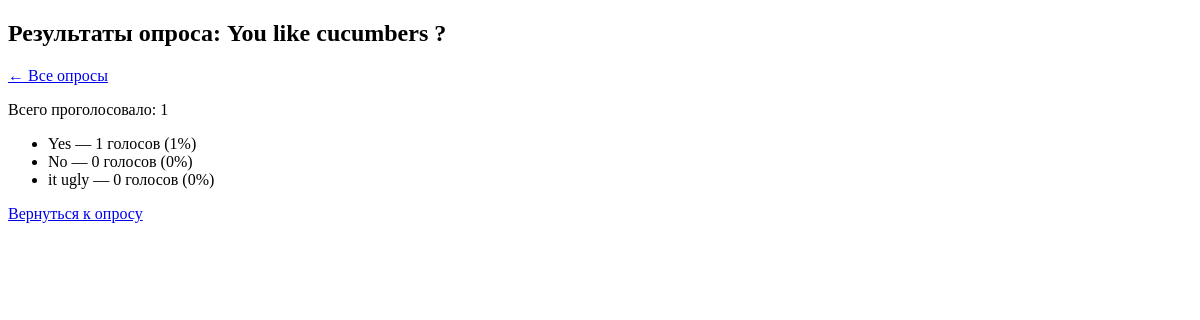
The page /polls/9/results/ on the database as committed earlier.
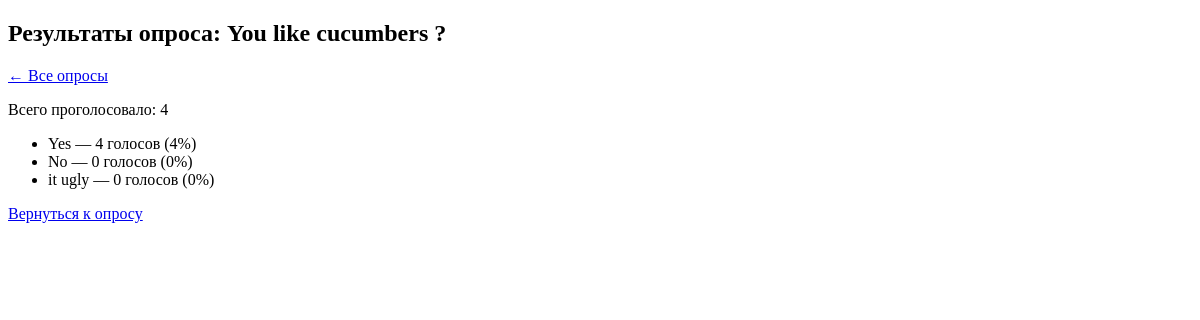
The same page on the database as committed later.
### polls/models.py (models this page shows, shortened)
class Question(models.Model):
    question_text = models.CharField(max_length=200)
    pub_date = models.DateTimeField('date published', default=timezone.now)
    expires_at = models.DateTimeField('Время окончания', null=True, blank=True)
    def total_votes(self):
        return sum(choice.votes for choice in self.choice_set.all())

class Choice(models.Model):
    question = models.ForeignKey(Question, on_delete=models.CASCADE)
    choice_text = models.CharField(max_length=200)
    votes = models.IntegerField(default=0)

### polls/views.py (the view)
# urls.py: path('<int:pk>/results/', views.ResultsView.as_view(), name='results'),
class ResultsView(generic.DetailView):
    model = Question
    template_name = 'polls/results.html'

### polls/templates/polls/results.html (shortened to what this page needs)
<!DOCTYPE html>
<html lang="ru">
<head>
</head>
<body>
    <h2>Результаты опроса: {{ question.question_text }}</h2>
    <p><a href="{% url 'polls:index' %}">&larr; Все опросы</a></p>
    {% if question.total_votes > 0 %}
        <p>Всего проголосовало: {{ question.total_votes }}</p>
        <ul>
        {% for choice in question.choice_set.all %}
            <li>
                {{ choice.choice_text }} —
                {{ choice.votes }} голосов ({{ choice.votes|floatformat:"0" }}%)
            </li>
        {% endfor %}
        </ul>
    {% else %}
        <p>Пока никто не проголосовал.</p>
    {% endif %}
    <p>
        <a href="{% url 'polls:detail' question.id %}">Вернуться к опросу</a>
    </p>
</body>
</html>

Rows that differ between the two databases and show on the page:
changed through a linked row, Question "You like cucumbers ?": total_votes "1" → "4"
changed Choice "Yes": votes "1" → "4"
